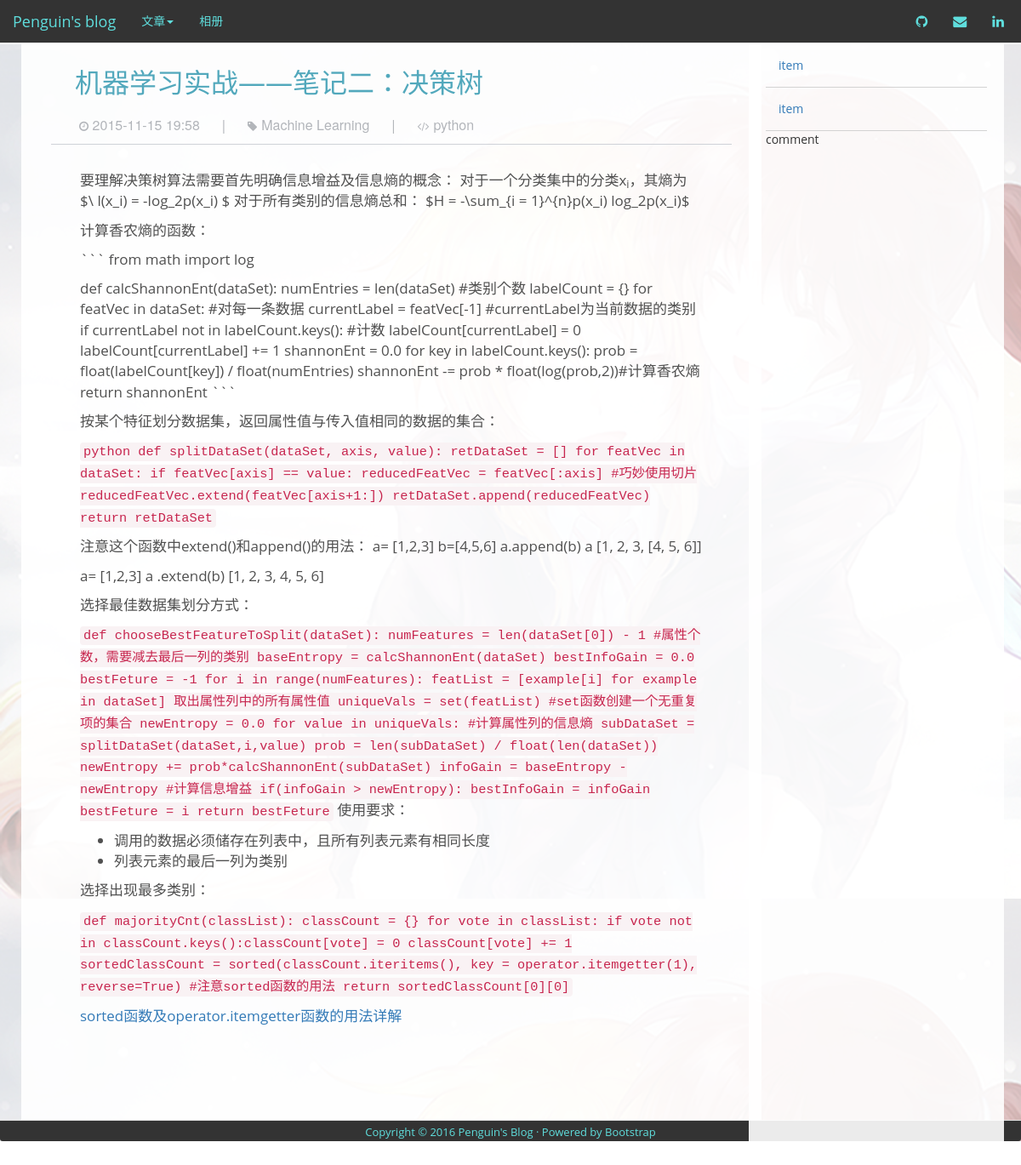
Screenshot of /post/2 with the database file from the repository.
### app/models.py (models this page shows)
class Post(db.Model):
    id = db.Column(db.Integer, primary_key=True)
    title = db.Column(db.String)
    body = db.Column(db.String)
    timestamp = db.Column(db.String)
    tag = db.Column(db.String)
    info = db.Column(db.String)
    body_markdown = db.Column(db.String)
    counter = db.Column(db.Integer)
    lan_used = db.Column(db.String)

### app/views.py (the view)
@app.route('/post/<post_id>')
def post(post_id):
    post = db.session.query(Post).filter(Post.id == post_id).first()
    html_txt = markdown.markdown(post.body_markdown)
    post.body = html_txt
    db.session.add(post)
    db.session.commit()
    return render_template('post.html',
                           post = post)

### app/views.py (called while the page is built)
@app.before_request #register a function to run before every request
def before_request():
    g.user = current_user
    if g.user.is_authenticated:
        g.user.last_seen = datetime.utcnow()
        db.session.add(g.user)
        db.session.commit()

### app/templates/post.html
{% extends "base.html" %}
{% block content %}
<div>
    <div class="post">
        <div class="post-header">
            <div class="post-title">{{post.title}}</div>
            <div class="post-header-buttom">
                <div class="post-timestamp"> {{post.timestamp}}</div>
                <div class="post-header-buttom-divider">|</div>
                <div class="post-tag">{{post.tag}}</div>
                <div class="post-header-buttom-divider">|</div>
                <div class="post-lan">{{post.lan_used}}</div>
            </div>
        </div>
        <div class="post-body font-kai">
            {{post.body | safe}}
        </div>
    </div>
</div>
{% endblock %}

### app/static/custom.css (style rules this page uses)
body { z-index: 0; font-family: 'Open Sans','Helvetica Neue',Arial,'Hiragino Sans GB','Microsoft YaHei','WenQuanYi Micro Hei',sans-serif; }
.post { margin: 10px; padding: 10px; padding-bottom: 100px; }
.post-header, .post-body { padding-left: 2em; padding-right: 2em; }
.post-header { display: block; color: #333; margin: 0; line-height: 20px; border-bottom: solid 1px #cfd2d8; }
.post-title { display: block; font-size: xx-large; color: #52a8bc; font-weight: 500; }
.post-header-buttom { display: block; padding-left: 5px; padding-top: 10px; padding-bottom: 10px; min-height: 30px; }
.post-timestamp:before { font-family: FontAwesome; content: "\f017"; font-size: small; }
.post-tag:before { font-family: FontAwesome; content: "\f02b"; font-size: small; padding-right: 5px; }
.post-lan:before { font-family: FontAwesome; content: "\f121"; font-size: small; padding-right: 5px; }
.post-timestamp, .post-tag, .post-lan { display: inline-block; padding: 20px; padding-bottom: 0px; font-size: medium; font-family: "Helvetica Neue", Helvetica, Arial, sans-serif; color: #b2b5ba; }
.post-timestamp { padding-left: 0px; }
.post-header-buttom-divider { display: inline-block; font-size: medium; color: #b2b5ba; }
.post-body { padding-top: 30px; padding-left: 2em; padding-right: 2em; font-size: 17px; font-weight: 400; color: #505050; }

### rows the page displays
Post: title "机器学习实战——笔记二：决策树", timestamp "2015-11-15 19:58", tag "Machine Learning", lan_used "python", body "要理解决策树算法需要首先明确信息增益及信息熵的概念： 对于一个分类集中的分类x i ，其熵为 $\\ l(x_i) = -log_2p(x_i) $ 对于所有类别的信息熵总和： $H = -\\sum_{i = 1}^{n}p(x_i) log_2p(x_i)$ 计算香农熵的函数： ``` from math import log def calcShannonEnt(dataSet): numEntries = len(dataSet) #类别个数 labelCount = {} for featVec in dataSet: #对每一条数据 currentLabel = featVec[-1] #currentLabel为当前数据的类别 if currentLabel not in labelCount.keys(): #计数 labelCount[currentLabel] = 0 labelCount[currentLabel] += 1 shannonEnt = 0.0 for key in labelCount.keys(): prob = float(labelCount[key]) / float(numEntries) shannonEnt -= prob * float(log(prob,2))#计算香农熵 return shannonEnt ``` 按某个特征划分数据集，返回属性值与传入值相同的数据的集合： python def splitDataSet(dataSet, axis, value): retDataSet = [] for featVec…"
